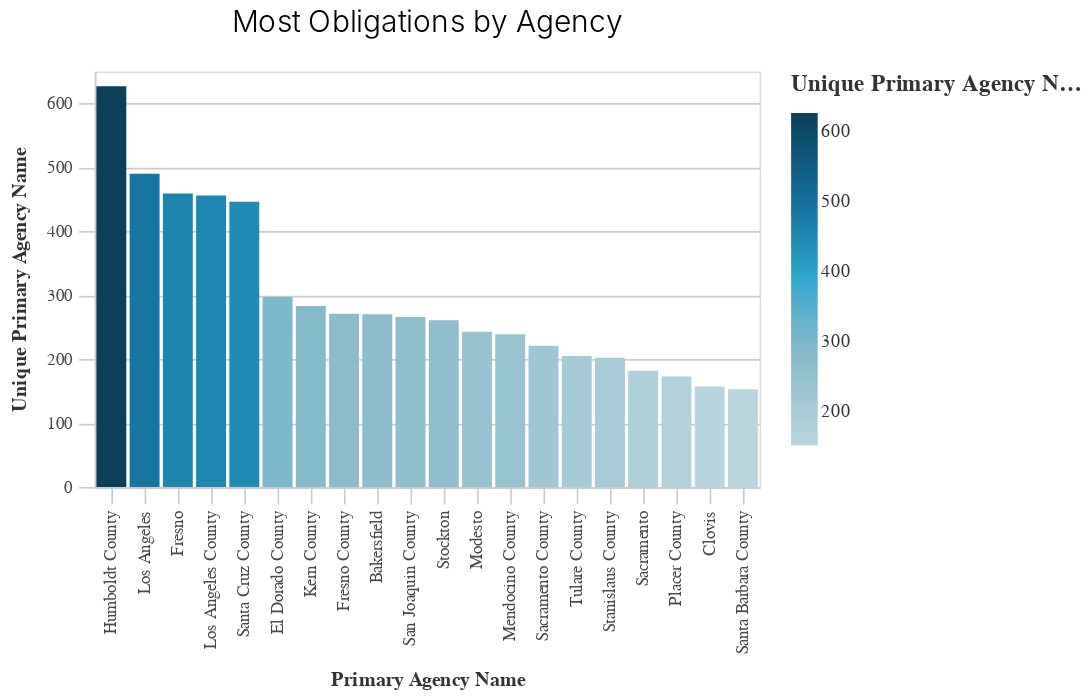

Source (notebook cell):
### Code cell
_dla_utils.basic_bar_chart(df_top, "primary_agency_name", "unique_primary_agency_name").properties(
    title="Most Obligations by Agency")

### Figure 1 — Vega-Lite specification as saved in the notebook (floating-point values rounded to 4 significant figures)
{"usermeta": {"embedOptions": {"theme": "fivethirtyeight"}}, "config": {"view": {"continuousWidth": 400, "continuousHeight": 300}, "axis": {"domainColor": "#cbcbcb", "grid": true, "gridColor": "#cbcbcb", "gridWidth": 1, "labelColor": "#474747", "labelFont": "Nunito Sans", "labelFontSize": 10, "labelPadding": 4, "tickColor": "#cbcbcb", "tickSize": 10, "titleColor": "#333", "titleFont": "Raleway", "titleFontSize": 12, "titlePadding": 10}, "axisBand": {"grid": false}, "background": "white", "font": "Raleway", "header": {"labelFont": "Nunito Sans", "titleFont": "Raleway"}, "legend": {"labelColor": "#333", "labelFont": "Nunito Sans", "labelFontSize": 11, "labelLimit": 0, "padding": 1, "symbolSize": 30, "symbolType": "square", "titleColor": "#333", "titleFont": "Raleway", "titleFontSize": 14, "titlePadding": 10}, "title": {"anchor": "middle", "font": "Raleway", "fontSize": 18, "fontWeight": 300, "offset": 20}}, "data": {"name": "data-46346e04cb53e97d73dfcf3c6ffc2f91"}, "mark": "bar", "encoding": {"color": {"field": "unique_primary_agency_name", "legend": {"title": "Unique Primary Agency Name"}, "scale": {"range": ["#B9D6DF", "#8CBCCB", "#2EA8CE", "#136C97", "#0B405B"]}, "type": "quantitative"}, "x": {"field": "primary_agency_name", "sort": "-y", "title": "Primary Agency Name", "type": "nominal"}, "y": {"field": "unique_primary_agency_name", "title": "Unique Primary Agency Name", "type": "quantitative"}}, "height": 250, "title": "Most Obligations by Agency", "width": 400, "$schema": "https://vega.github.io/schema/vega-lite/v4.17.0.json", "datasets": {"data-46346e04cb53e97d73dfcf3c6ffc2f91": [{"prefix": "CML", "unique_prefix": 3293, "prepared_y": 2018.0, "unique_prepared_y": 2827.0, "status_comment": "Authorized", "unique_status_comment": 19399, "project_location": "San Francisco Bay Area", "unique_project_location": 65, "type_of_work": "Bridge Replacement (tc)", "unique_type_of_work": 679, "mpo": "SCAG", "unique_mpo": 4988, "primary_agency_name": "Humboldt County", "unique_primary_agency_name": 627, "dist": 4.0, "unique_dist": 3248.0}, {"prefix": "HSIPL", "unique_prefix": 3282, "prepared_y": 2014.0, "unique_prepared_y": 2724.0, "status_comment": "..", "unique_status_comment": 194, "project_location": "Various Locations", "unique_project_location": 31, "type_of_work": "Bridge Replacement", "unique_type_of_work": 519, "mpo": "MTC", "unique_mpo": 3236, "primary_agency_name": "Los Angeles", "unique_primary_agency_name": 490, "dist": 6.0, "unique_dist": 3084.0}, {"prefix": "STPL", "unique_prefix": 2779, "prepared_y": 2019.0, "unique_prepared_y": 2665.0, "status_comment": "Prog Code Z400", "unique_status_comment": 108, "project_location": "Sacog Region", "unique_project_location": 29, "type_of_work": "FTA Transfer", "unique_type_of_work": 462, "mpo": "NON-MPO", "unique_mpo": 2592, "primary_agency_name": "Fresno", "unique_primary_agency_name": 459, "dist": 7.0, "unique_dist": 2787.0}, {"prefix": "ER", "unique_prefix": 1590, "prepared_y": 2015.0, "unique_prepared_y": 2575.0, "status_comment": "Prog Code M400", "unique_status_comment": 73, "project_location": "Golden Gate Bridge", "unique_project_location": 27, "type_of_work": "Permanent Restoration", "unique_type_of_work": 282, "mpo": "SACOG", "unique_mpo": 1865, "primary_agency_name": "Los Angeles County", "unique_primary_agency_name": 456, "dist": 3.0, "unique_dist": 2517.0}, {"prefix": "BRLO", "unique_prefix": 1402, "prepared_y": 2016.0, "unique_prepared_y": 2505.0, "status_comment": "Prog Code Z230", "unique_status_comment": 47, "project_location": "Throughout Kern County", "unique_project_location": 22, "type_of_work": "Road Rehabilitation", "unique_type_of_work": 269, "mpo": "CFCG", "unique_mpo": 1404, "primary_agency_name": "Santa Cruz County", "unique_primary_agency_name": 446, "dist": 10.0, "unique_dist": 2203.0}, {"prefix": "BRLS", "unique_prefix": 904, "prepared_y": 2020.0, "unique_prepared_y": 2350.0, "status_comment": "Prog Code Z003", "unique_status_comment": 30, "project_location": "Citywide", "unique_project_location": 18, "type_of_work": "Bridge Preventive Maintenance", "unique_type_of_work": 175, "mpo": "KCOG", "unique_mpo": 998, "primary_agency_name": "El Dorado County", "unique_primary_agency_name": 297, "dist": 5.0, "unique_dist": 1337.0}, {"prefix": "ATPL", "unique_prefix": 587, "prepared_y": 2017.0, "unique_prepared_y": 2333.0, "status_comment": "Prog Code M40E", "unique_status_comment": 26, "project_location": "Various Locations (see Comments)", "unique_project_location": 14, "type_of_work": "Emergency Opening", "unique_type_of_work": 153, "mpo": "STANCOG", "unique_mpo": 759, "primary_agency_name": "Kern County", "unique_primary_agency_name": 283, "dist": 8.0, "unique_dist": 1309.0}, {"prefix": "RPSTPL", "unique_prefix": 576, "prepared_y": 2021.0, "unique_prepared_y": 1917.0, "status_comment": "Prog Code M0E3", "unique_status_comment": 22, "project_location": "Various Locations In San Diego County", "unique_project_location": 14, "type_of_work": "Pavement Rehabilitation", "unique_type_of_work": 120, "mpo": "AMBAG", "unique_mpo": 745, "primary_agency_name": "Fresno County", "unique_primary_agency_name": 271, "dist": 1.0, "unique_dist": 1161.0}, {"prefix": "HPLUL", "unique_prefix": 332, "prepared_y": 2013.0, "unique_prepared_y": 193.0, "status_comment": "Prog Code M23E", "unique_status_comment": 17, "project_location": "County Of Madera", "unique_project_location": 13, "type_of_work": "Seismic Retrofit", "unique_type_of_work": 119, "mpo": "SJCG", "unique_mpo": 515, "primary_agency_name": "Bakersfield", "unique_primary_agency_name": 270, "dist": 11.0, "unique_dist": 920.0}, {"prefix": "SRTSL", "unique_prefix": 331, "prepared_y": 2012.0, "unique_prepared_y": 7.0, "status_comment": "Prog Code Z301", "unique_status_comment": 14, "project_location": "FTA transfer", "unique_project_location": 13, "type_of_work": "Bridge Rehabilitation", "unique_type_of_work": 110, "mpo": "TCAG", "unique_mpo": 489, "primary_agency_name": "San Joaquin County", "unique_primary_agency_name": 266, "dist": 12.0, "unique_dist": 666.0}, {"prefix": "ACSTP", "unique_prefix": 316, "prepared_y": 2011.0, "unique_prepared_y": 5.0, "status_comment": "Prog Code M230", "unique_status_comment": 13, "project_location": "Sixth Street Viaduct Over La River, Us 101, And Uprr, Bnsf, Amtrack, Lacmta And", "unique_project_location": 13, "type_of_work": "Storm Damage Restoration", "unique_type_of_work": 102, "mpo": "SDAG", "unique_mpo": 487, "primary_agency_name": "Stockton", "unique_primary_agency_name": 261, "dist": 2.0, "unique_dist": 614.0}, {"prefix": "BPMP", "unique_prefix": 307, "prepared_y": 2010.0, "unique_prepared_y": 1.0, "status_comment": "Prog Code M240", "unique_status_comment": 13, "project_location": "Various Locations Throughout The City", "unique_project_location": 13, "type_of_work": "Replace 2 Lane Bridge With 2 Lane Bridge (tc)", "unique_type_of_work": 87, "mpo": "SBCG", "unique_mpo": 340, "primary_agency_name": "Modesto", "unique_primary_agency_name": 243, "dist": 9.0, "unique_dist": 267.0}, {"prefix": "BPMPL", "unique_prefix": 272, "prepared_y": null, "unique_prepared_y": null, "status_comment": "Prog Code Z40E", "unique_status_comment": 13, "project_location": "In Stanislaus County", "unique_project_location": 12, "type_of_work": "Ac Overlay (tc)", "unique_type_of_work": 77, "mpo": "MCAG", "unique_mpo": 279, "primary_agency_name": "Mendocino County", "unique_primary_agency_name": 239, "dist": 0.0, "unique_dist": 4.0}, {"prefix": "FTACML", "unique_prefix": 267, "prepared_y": null, "unique_prepared_y": null, "status_comment": "Prog Code L23E", "unique_status_comment": 10, "project_location": "Stanislaus County", "unique_project_location": 12, "type_of_work": "Road Rehabilitation (tc)", "unique_type_of_work": 75, "mpo": "BCAG", "unique_mpo": 255, "primary_agency_name": "Sacramento County", "unique_primary_agency_name": 221, "dist": null, "unique_dist": null}, {"prefix": "HRRRL", "unique_prefix": 267, "prepared_y": null, "unique_prepared_y": null, "status_comment": "Prog Code RPS9", "unique_status_comment": 10, "project_location": "Various", "unique_project_location": 12, "type_of_work": "Bridge Rehabilitation (tc)", "unique_type_of_work": 72, "mpo": "SLAC", "unique_mpo": 240, "primary_agency_name": "Tulare County", "unique_primary_agency_name": 205, "dist": null, "unique_dist": null}, {"prefix": "BHLS", "unique_prefix": 261, "prepared_y": null, "unique_prepared_y": null, "status_comment": "Hold for FTIP amendment.", "unique_status_comment": 9, "project_location": "Bay Area", "unique_project_location": 11, "type_of_work": "Road Reconstruction", "unique_type_of_work": 68, "mpo": "STPA", "unique_mpo": 207, "primary_agency_name": "Stanislaus County", "unique_primary_agency_name": 202, "dist": null, "unique_dist": null}, {"prefix": "CMLNI", "unique_prefix": 250, "prepared_y": null, "unique_prepared_y": null, "status_comment": "Prog Code L40E", "unique_status_comment": 8, "project_location": "City Of Atwater", "unique_project_location": 11, "type_of_work": "Install Traffic Signal", "unique_type_of_work": 57, "mpo": "MCTC", "unique_mpo": 194, "primary_agency_name": "Sacramento", "unique_primary_agency_name": 182, "dist": null, "unique_dist": null}, {"prefix": "ACSTER", "unique_prefix": 230, "prepared_y": null, "unique_prepared_y": null, "status_comment": "Prog Code M003", "unique_status_comment": 8, "project_location": "City Of Visalia", "unique_project_location": 11, "type_of_work": "Bridge Preventative Maintenance", "unique_type_of_work": 43, "mpo": "KCAG", "unique_mpo": 141, "primary_agency_name": "Placer County", "unique_primary_agency_name": 173, "dist": null, "unique_dist": null}, {"prefix": "STPLZ", "unique_prefix": 174, "prepared_y": null, "unique_prepared_y": null, "status_comment": "Prog Code Z240", "unique_status_comment": 7, "project_location": "City Of Wasco", "unique_project_location": 11, "type_of_work": "Replace Bridge (tc)", "unique_type_of_work": 43, "mpo": "SANDAG", "unique_mpo": 137, "primary_agency_name": "Clovis", "unique_primary_agency_name": 157, "dist": null, "unique_dist": null}, {"prefix": "STPLN", "unique_prefix": 111, "prepared_y": null, "unique_prepared_y": null, "status_comment": "Prog Code L230", "unique_status_comment": 6, "project_location": "Sf Bay Area: Regionwide", "unique_project_location": 11, "type_of_work": "Pedestrian Improvements", "unique_type_of_work": 42, "mpo": "SJCOG", "unique_mpo": 134, "primary_agency_name": "Santa Barbara County", "unique_primary_agency_name": 153, "dist": null, "unique_dist": null}]}}
